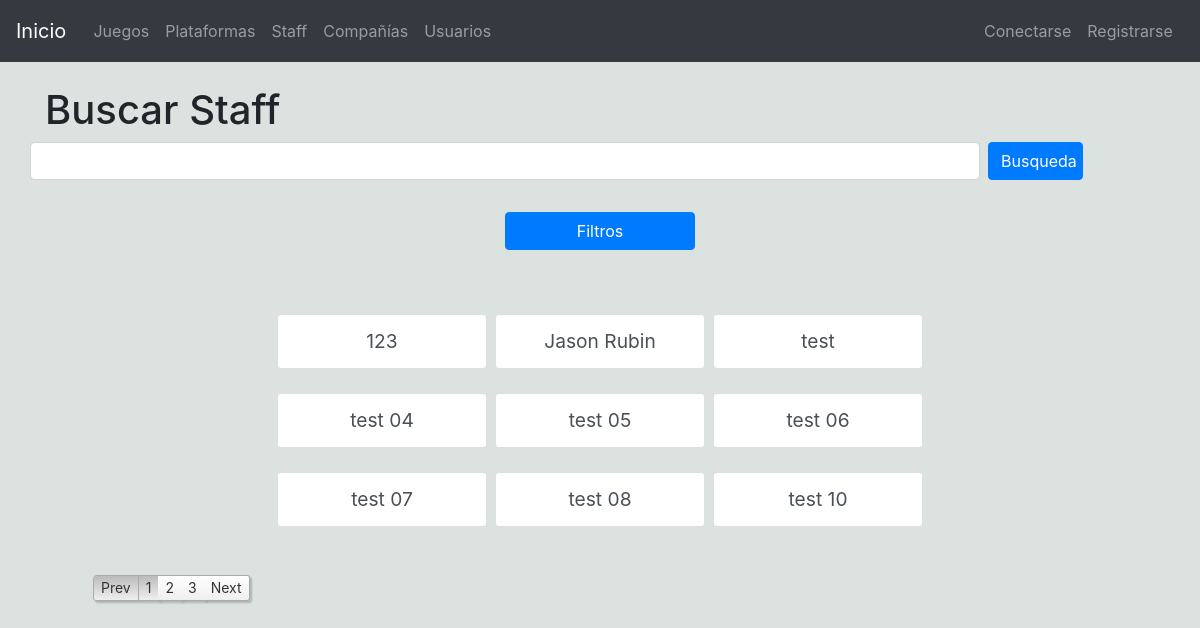
/pages/listadoStaff.php, run on the app's committed database.
### tables this page shows
CREATE TABLE `personas` (
  `ID` int(6) NOT NULL,
  `NOMBRE` varchar(100) NOT NULL,
  `NACIONALIDAD` varchar(40) DEFAULT NULL,
  `GENERO` varchar(10) DEFAULT NULL,
  `DESCRIPCION` text,
  `ENLACE` varchar(100) DEFAULT NULL,
  `ACTIVO` tinyint(1) NOT NULL
);

### pages/listadoStaff.php (the view, shortened to what this page needs)
<?php
include("../utilities/utilities.php");
$miconexion=connectDB();
$limit=9;
if (isset($_GET["page"])) { $page  = $_GET["page"]; } else { $page=1; };
$start_from = ($page-1) * $limit;
$resPorTabla=$limit/3;
$sql="SELECT id, nombre from personas where ACTIVO=1 order by nombre LIMIT $start_from, $limit";
$select=$miconexion->prepare($sql);
$select->execute();
$filaStaff=$select->fetchAll(PDO::FETCH_ASSOC);
?>
<div id="busqueda">
    <h1>Buscar Staff</h1>
    <div class="form-group row">
        <input type="text" class="form-control col-10" id="txtBusqueda" placeholder="" name="txtBusqueda">
        <input type="button" id="btnBusqueda" class="btn btn-primary col-1 ml-2" value="Busqueda" />
    </div>
    <div class="form-group row">
        <input type="button" id="btnFiltro" class="btn btn-primary col-2 offset-5 text-center my-3" value="Filtros" />
    </div>
</div>
<div id="listado" class="col-12 mt-5">
    <?php
        $i=0;
        echo '<div class="list-inline text-center col-12">';
        foreach($filaStaff as $fila)
        {
            if($i==$resPorTabla)
            {
                echo '</div>';
                echo '<div class="list-inline text-center col-12">';
                echo "<br>";
                $i=0;
            }
            $idActual=$fila["id"];
            echo '<li class="list-inline-item elementoListado"><a href="staff.php?id='.$idActual.'" class="list-group-item list-group-item-action">'.$fila["nombre"].'</a></li>';
            $i++;
        }
        echo '</div>';
    ?>
</div>
<div id="paginacion" class="mt-5 ml-5">
    <?php
    $sqlCount="Select count(id) as num from personas";
    $fila=consultaUnica($sqlCount);
    $numRes=$fila["num"];
    $numPag=ceil($numRes / $limit);
    $pagLink = "<nav><ul class='pagination'>";
    for ($i=1; $i<=$numPag; $i++) {
                    $pagLink .= "<li class='page-item'><a  class='page-link' href='listadoStaff.php?page=".$i."'>".$i."</a></li>";
    };
    echo $pagLink . "</ul></nav>";
    ?>
</div>

### css/css01.css (style rules this page uses)
body { background-color: #dce2df; }
p, li:not(.nav-item) { font-size:1.2em; }
a { text-decoration: none; }
.elementoListado { width: 20%; }

### css/css02.css (style rules this page uses)
ul.simple-pagination { list-style: none; }
.simple-pagination { display: block; overflow: hidden; padding: 0 5px 5px 0; margin: 0; }

### data on the page
personas: NOMBRE "123"
personas: NOMBRE "Jason Rubin"
personas: NOMBRE "test"
personas: NOMBRE "test 04"
personas: NOMBRE "test 05"
personas: NOMBRE "test 06"
personas: NOMBRE "test 07"
personas: NOMBRE "test 08"
personas: NOMBRE "test 10"
